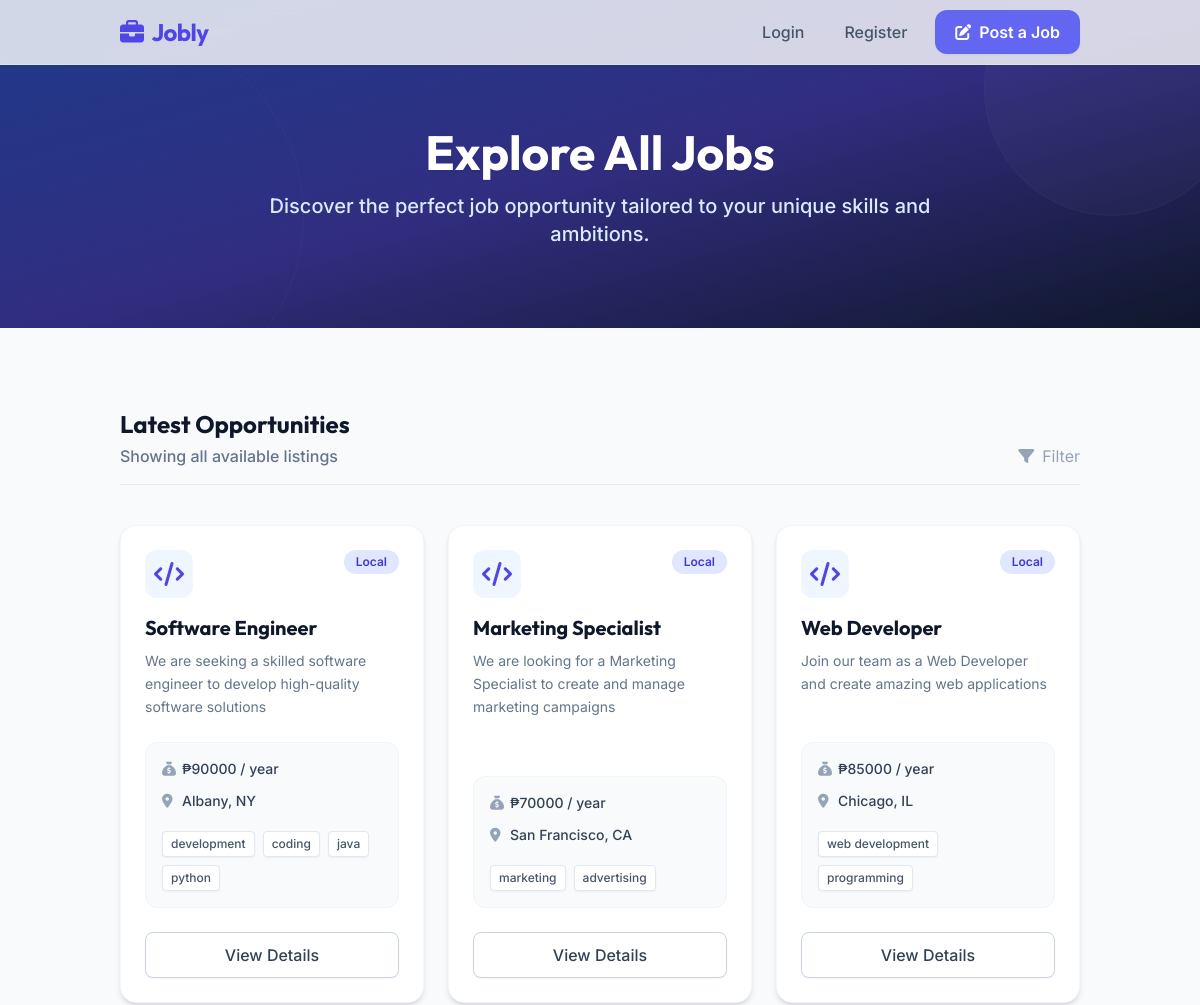
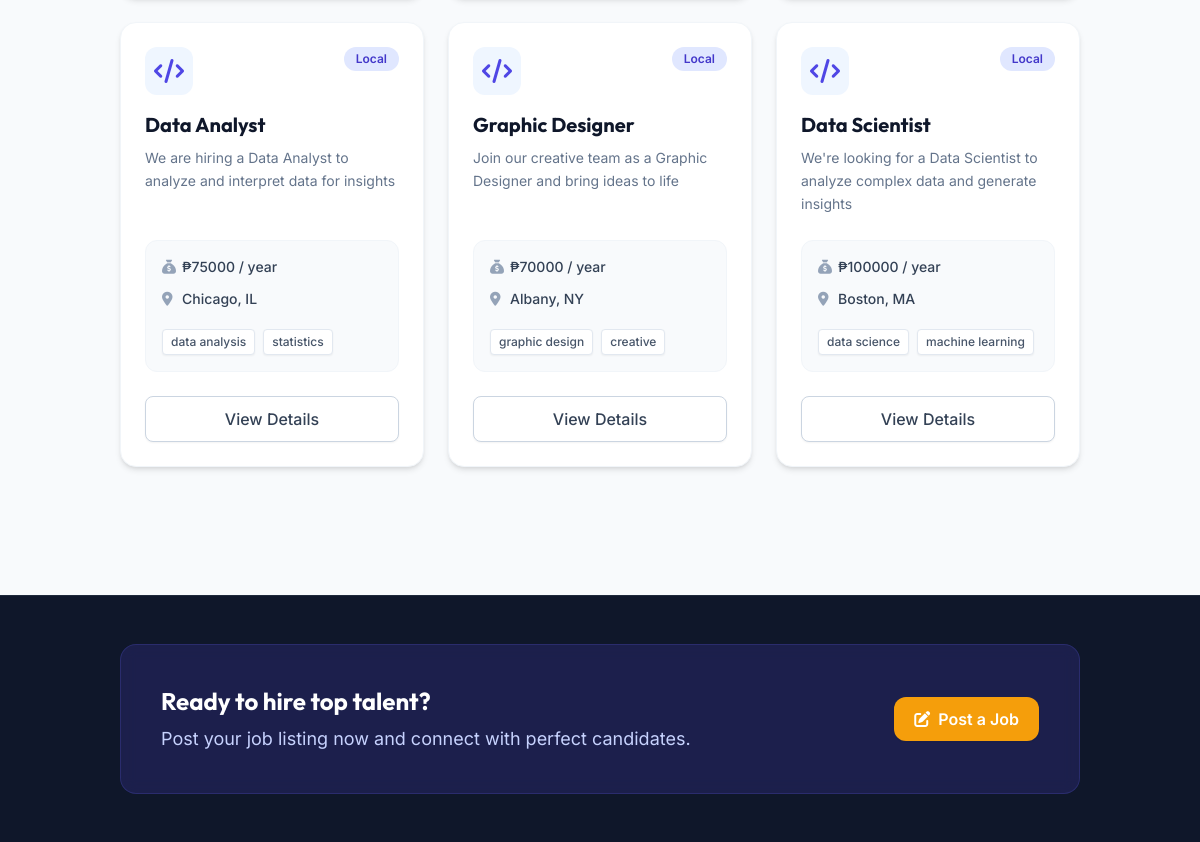
Screenshot of /listings.php with the database file from the repository (2 pictures, top to bottom).
### tables this page shows
CREATE TABLE IF NOT EXISTS job_listings (
    id INT AUTO_INCREMENT PRIMARY KEY,
    user_id INT NOT NULL,
    title VARCHAR(255) NOT NULL,
    description TEXT NOT NULL,
    salary VARCHAR(255),
    tags VARCHAR(255),
    company VARCHAR(255),
    address VARCHAR(255),
    city VARCHAR(255),
    state VARCHAR(255),
    phone VARCHAR(255),
    email VARCHAR(255),
    requirements TEXT,
    benefits TEXT,
    created_at TIMESTAMP DEFAULT CURRENT_TIMESTAMP,
    FOREIGN KEY (user_id) REFERENCES users(id) ON DELETE CASCADE
);

### listings.php (the view, shortened to what this page needs)
<?php
require 'db.php';
$stmt = $pdo->query("SELECT * FROM job_listings ORDER BY created_at DESC");
$listings = $stmt->fetchAll();
?>
<!DOCTYPE html>
<html lang="en">
<head>
  <link rel="stylesheet" href="https://cdnjs.cloudflare.com/ajax/libs/font-awesome/6.4.2/css/all.min.css" />
  <link rel="stylesheet" href="css/style.css?v=2" />
  <link rel="stylesheet" href="css/custom.css?v=2" />
</head>
<body class="bg-slate-50 text-slate-800 font-sans antialiased">
  <header class="glass-nav fixed top-0 w-full z-50">
    <div class="container mx-auto px-4 sm:px-6 lg:px-8 flex justify-between items-center h-16">
      <h1 class="text-2xl font-bold font-display tracking-tight text-brand-600">
        <a href="index.php" class="flex items-center gap-2">
          <i class="fa-solid fa-briefcase"></i> Jobly
        </a>
      </h1>
      <nav class="space-x-2 md:space-x-4 flex items-center">
        <a href="login.php"
          class="text-slate-600 hover:text-brand-600 font-medium px-3 py-2 rounded-lg transition-colors">Login</a>
        <a href="register.php"
          class="hidden sm:inline-block text-slate-600 hover:text-brand-600 font-medium px-3 py-2 rounded-lg transition-colors">Register</a>
        <a href="post-job.php" class="btn-primary space-x-2">
          <i class="fa fa-edit"></i> <span class="hidden sm:inline">Post a Job</span>
        </a>
      </nav>
    </div>
  </header>
  <section
    class="bg-gradient-to-br from-brand-900 via-indigo-900 to-slate-900 pt-32 pb-20 text-center relative overflow-hidden">
    <div class="absolute -top-10 -right-10 w-64 h-64 rounded-full border border-white/5 opacity-50 bg-white/5"></div>
    <div class="absolute -bottom-20 -left-20 w-96 h-96 rounded-full border border-white/5 opacity-50"></div>
    <div class="container mx-auto px-4 relative z-10">
      <h2 class="text-4xl md:text-5xl font-display font-bold text-white mb-4 drop-shadow-sm">Explore All Jobs</h2>
      <p class="text-brand-100 text-lg md:text-xl font-medium max-w-2xl mx-auto">
        Discover the perfect job opportunity tailored to your unique skills and ambitions.
      </p>
    </div>
  </section>
  <section class="py-16 md:py-20">
    <div class="container mx-auto px-4 sm:px-6 lg:px-8">
      <div class="flex justify-between items-end mb-10 border-b border-slate-200 pb-4">
        <div>
          <h3 class="text-2xl font-bold font-display text-slate-900">Latest Opportunities</h3>
          <p class="text-slate-500 font-medium mt-1">Showing all available listings</p>
        </div>
        <div class="text-slate-400">
          <i class="fa fa-filter mr-2"></i>Filter
        </div>
      </div>
      <div class="grid grid-cols-1 md:grid-cols-2 lg:grid-cols-3 gap-6 mb-12">
        <?php foreach($listings as $listing): ?>
        <div class="premium-card flex flex-col h-full group">
          <div class="p-6 flex flex-col grow">
            <div class="flex justify-between items-start mb-4">
              <div
                class="w-12 h-12 rounded-xl bg-brand-50 text-brand-600 flex items-center justify-center text-2xl group-hover:scale-110 transition-transform duration-300">
                <i class="fa-solid fa-code"></i>
              </div>
              <span class="text-xs font-semibold bg-brand-100 text-brand-700 rounded-full px-3 py-1"><?= $listing['city'] == 'Remote' ? 'Remote' : 'Local' ?></span>
            </div>
            <h2 class="text-xl font-bold font-display text-slate-900 mb-2 group-hover:text-brand-600 transition-colors">
              <?= htmlspecialchars($listing['title']) ?></h2>
            <p class="text-slate-500 text-sm mb-6 flex-grow leading-relaxed">
              <?= htmlspecialchars($listing['description']) ?>
            </p>
            <div class="space-y-3 mb-6 bg-slate-50 rounded-xl p-4 border border-slate-100">
              <div class="flex items-center text-sm font-medium text-slate-700">
                <i class="fa-solid fa-sack-dollar text-slate-400 w-5"></i>
                <span>₱<?= $listing['salary'] ?> / year</span>
              </div>
              <div class="flex items-center text-sm font-medium text-slate-700">
                <i class="fa-solid fa-location-dot text-slate-400 w-5"></i>
                <span><?= htmlspecialchars($listing['city']) ?>, <?= htmlspecialchars($listing['state']) ?></span>
              </div>
              <div class="flex flex-wrap gap-2 pt-2">
                <?php
                $tags = explode(',', $listing['tags']);
                foreach($tags as $tag):
                ?>
                <span class="text-xs bg-white border border-slate-200 text-slate-600 rounded px-2 py-1 font-medium shadow-sm"><?= trim(htmlspecialchars($tag)) ?></span>
                <?php endforeach; ?>
              </div>
            </div>
            <a href="details.php?id=<?= $listing['id'] ?>" class="w-full btn-outline">View Details</a>
          </div>
        </div>
        <?php endforeach; ?>
      </div>
    </div>
  </section>
  <section class="py-12 bg-slate-900 border-t border-slate-800">
    <div class="container mx-auto px-4 sm:px-6 lg:px-8">
      <div
        class="bg-indigo-900/40 border border-indigo-500/20 rounded-2xl p-6 md:p-10 flex flex-col md:flex-row items-center justify-between gap-6 backdrop-blur">
        <div>
          <h2 class="text-2xl font-bold font-display text-white mb-2">Ready to hire top talent?</h2>
          <p class="text-indigo-200 text-lg">
            Post your job listing now and connect with perfect candidates.
          </p>
        </div>
        <a href="post-job.php"
          class="btn-accent px-8 py-3.5 whitespace-nowrap shadow-accent-500/30 shadow-lg space-x-2">
          <i class="fa fa-edit"></i> <span>Post a Job</span>
        </a>
      </div>
    </div>
  </section>
</body>
</html>

### css/custom.css (style rules this page uses)
:root { --color-brand: #6366f1; --color-brand-dark: #4f46e5; --color-header: #ffffff; --color-accent: #f59e0b; --color-page-bg: #f8fafc; --color-card-bg: #ffffff; --color-heading: #0f172a; --color-body-text: #334155; --color-tag-bg: #e0e7ff; --color-tag-text: #4338ca; --color-footer: #0f172a; --showcase-overlay: rgba(15, 23, 42, 0.6); }
:root { --font-heading: 'Outfit', sans-serif; --font-body: 'Inter', sans-serif; }
:root { --border-radius: 16px; --card-shadow: 0 4px 6px -1px rgb(0 0 0 / 0.1), 0 2px 4px -2px rgb(0 0 0 / 0.1); }
body { font-family: var(--font-body) !important; background-color: var(--color-page-bg) !important; color: var(--color-body-text) !important; }
h1, h2, h3, h4, h5, h6, .font-display { font-family: var(--font-heading) !important; }
.text-brand-600 { color: var(--color-brand-dark) !important; }
header.glass-nav { background-color: rgba(255, 255, 255, 0.8) !important; backdrop-filter: blur(12px) !important; border-bottom: 1px solid rgba(226, 232, 240, 0.8) !important; }
.premium-card { background-color: var(--color-card-bg) !important; border-radius: var(--border-radius) !important; box-shadow: var(--card-shadow) !important; border: 1px solid #f1f5f9 !important; transition: all 0.3s ease !important; }
.premium-card .bg-brand-100 { background-color: var(--color-tag-bg) !important; color: var(--color-tag-text) !important; }
.btn-primary { background-color: var(--color-brand) !important; color: #ffffff !important; border-radius: 12px !important; font-weight: 600 !important; transition: all 0.2s ease !important; }
.btn-accent { background-color: var(--color-accent) !important; color: #ffffff !important; border-radius: 12px !important; font-weight: 600 !important; }

### rows the page displays
job_listings: shows "Local", title "Software Engineer", description "We are seeking a skilled software engineer to develop high-quality software solutions", salary "90000", city "Albany", state "NY", tags "development", tags "coding", tags "java", tags "python"
job_listings: shows "Local", title "Marketing Specialist", description "We are looking for a Marketing Specialist to create and manage marketing campaigns", salary "70000", city "San Francisco", state "CA", tags "marketing", tags "advertising"
job_listings: shows "Local", title "Web Developer", description "Join our team as a Web Developer and create amazing web applications", salary "85000", city "Chicago", state "IL", tags "web development", tags "programming"
job_listings: shows "Local", title "Data Analyst", description "We are hiring a Data Analyst to analyze and interpret data for insights", salary "75000", city "Chicago", state "IL", tags "data analysis", tags "statistics"
job_listings: shows "Local", title "Graphic Designer", description "Join our creative team as a Graphic Designer and bring ideas to life", salary "70000", city "Albany", state "NY", tags "graphic design", tags "creative"
job_listings: shows "Local", title "Data Scientist", description "We're looking for a Data Scientist to analyze complex data and generate insights", salary "100000", city "Boston", state "MA", tags "data science", tags "machine learning"
